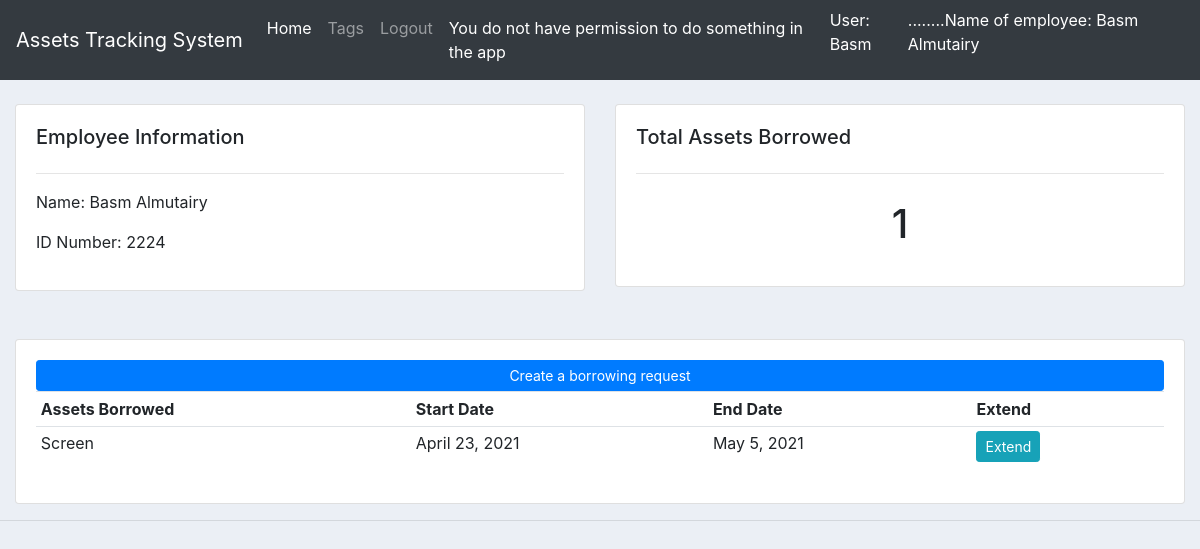
/employee/2/ (signed in), run on an earlier commit of the app's database.
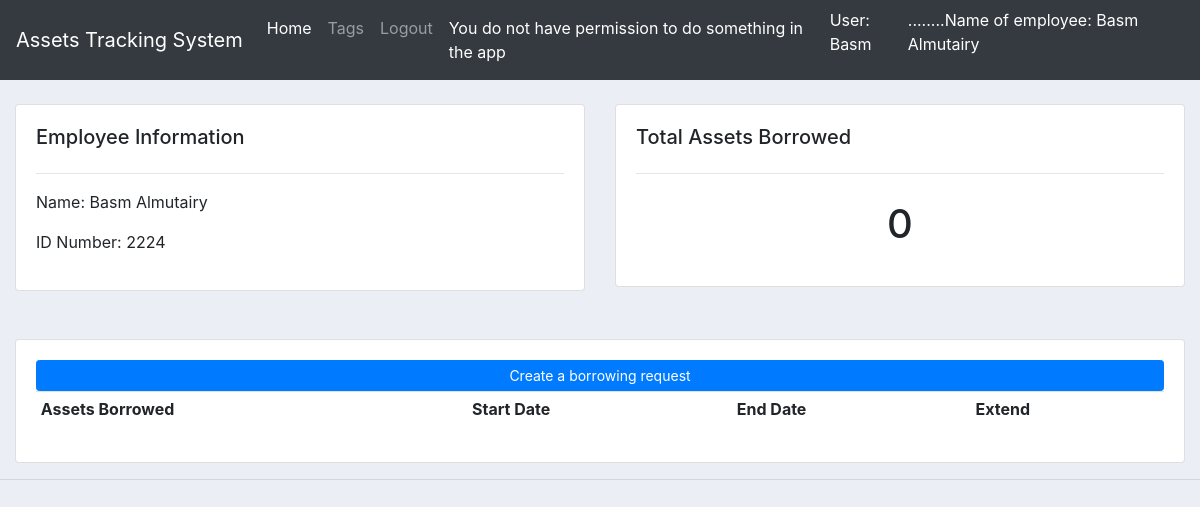
And on a later commit of the database.
### assetstracking/models.py (models this page shows, shortened)
class Borrowing(models.Model):
    start_date = models.DateField(auto_now_add=True, null=True)
    end_date = models.DateField(null=True)
    subscriber_id = models.ForeignKey(Subscriber, null=True, on_delete= models.SET_NULL)
    employee_id = models.ForeignKey(Employee, null=True, on_delete= models.SET_NULL)
    tag_id = models.ForeignKey(Tag, null=True, on_delete= models.SET_NULL)
    employee_id_scanned = models.IntegerField(null=True,default=0)
    asset_id_scanned = models.IntegerField(null=True,default=0)
    reader_code = models.CharField(max_length=200, null=True, default=0)

class Tag(models.Model):
    tag_id = models.IntegerField(null=True)
    asset_name = models.CharField(max_length=200, null=True)
    STATUS = (('Available','Available'),('Taken','Taken'),)
    asset_status = models.CharField(max_length=200, null=True, choices=STATUS)
    subscriber_id = models.ForeignKey(Subscriber, null=True, on_delete= models.SET_NULL)
    rfid_id = models.ManyToManyField(RFID)
    asset_location = models.CharField(max_length=200, null=True)
    def __str__(self): return self.asset_name

### assetstracking/views.py (the view)
# urls.py: path('employee/<str:employee_test>/', views.employee, name="employee"),
@login_required
def employee(request, employee_test):
    employee = Employee.objects.get(id=employee_test)
    borrowings = employee.borrowing_set.all()
    borrowing_count = borrowings.count()
    context = {'employee': employee, 'borrowings': borrowings, 'borrowing_count':borrowing_count}
    return render(request, 'assetstracking/employee.html', context)

### assetstracking/templates/assetstracking/employee.html
{%  extends 'assetstracking/main.html' %}
{% block content %}
{% if user.employee.employee_id == employee.employee_id or perms.user.add_employee %}
	<br>
<div class="row">
	<div class="col-md">
		<div class="card card-body">
			<h5>Employee Information</h5>
			<hr>
			<p>Name: {{user.employee.employee_name}} </p>
			<p>ID Number: {{user.employee.employee_id}} </p>
		</div>
	</div>
	<div class="col-md">
		<div class="card card-body">
			<h5>Total Assets Borrowed</h5>
			<hr>
			<h1 style="text-align: center;padding: 10px">{{borrowing_count}}</h1>
		</div>
	</div>
</div>
<br>
<br>
<div class="row">
	<div class="col-md">
		<div class="card card-body">
		    <a class="btn btn-primary  btn-sm btn-block" href="{% url 'createBorrowing' user.employee.id %}">Create a borrowing request</a>
			<table class="table table-sm">
				<tr>
					<th>Assets Borrowed {{user.borrowing.id}}</th>
					<th>Start Date</th>
					<th>End Date</th>
					<th>Extend</th>
				</tr>
				{% for i in borrowings %}
					{% if i.asset_id_scanned == 1 %}
						<tr>
							<td>{{i.tag_id}}</td>
							<td>{{i.start_date}}</td>
							<td>{{i.end_date}}</td>
							<td><a class="btn btn-sm btn-info" href="{% url 'extendBorrowing' i.id %}">Extend</a></td>
						</tr>
					{% endif %}
				{% endfor %}
			</table>
		</div>
	</div>
</div>
{% else %}
<li>You are not authorized to access this page</li>
{% endif %}
{% endblock %}

What changed in the data, as far as the page shows it:
removed Borrowing: tag_id "Screen", start_date "April 23, 2021", end_date "May 5, 2021"
Also different on the page:
{{ borrowing_count }}: "1" → "0"
